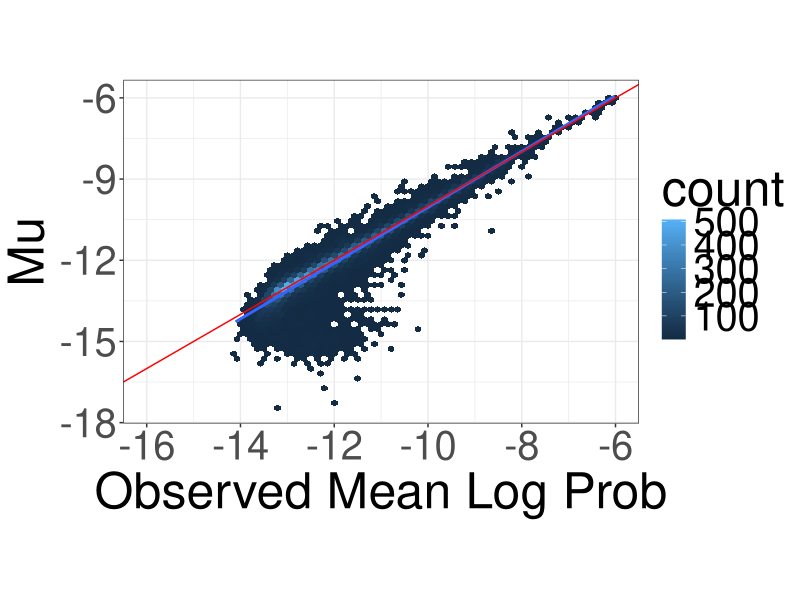

This figure's R source: (Note: this script raises an error after producing the figure.)
library(tidyverse)
setwd(dirname(rstudioapi::getActiveDocumentContext()$path))
stan = read.csv(file='model-out20k.csv')
glimpse(stan)

#to calculate correlations 
cor.test(stan$mu, stan$A, method="kendall") 
#B values greater than 1
sum(stan$B<1)/length(stan$B)


#Scatterplots of mu vs each variable
ggplot(stan, aes(x = mean.daily.p, y = mu)) +
  geom_hex(bins = 70)+
  #scale_fill_gradient(trans = "log", labels = function(x) round(x,1))+ 
  theme_bw() + 
  theme(text = element_text(size=36), aspect.ratio=2/3)+ 
  #ylim(-17,-5)+
  xlim(-16,-6)+
  xlab("Observed Mean Log Prob")+
  ylab('Mu')+ 
  geom_smooth(method = 'lm')+
  geom_abline(intercept = 0, color = 'red')

summary(lm(data = stan, mean.daily.p ~ mu))

ggplot(stan, aes(x = mu, y = drift)) +
  geom_hex(bins = 80)+
  theme_bw() + 
  theme(text = element_text(size=36), aspect.ratio=2/3)+
  ylim(0,1.5)+
  ylab("Drift")+
  xlab('Mu')

ggplot(stan, aes(x = mu, y = A)) +
  #geom_point(alpha = .02, size =3) +
  geom_hex(bins = 70)+
  theme_bw() + 
  theme(text = element_text(size=36), aspect.ratio=2/3)+
  geom_hline(yintercept=0, linetype="dashed", 
             color = "red", size=2)+
  ylim(-2,2)+
  xlab('Mu')

ggplot(stan, aes(x = mu, y = B)) +
  #geom_point(alpha = .02, size =3) +
  geom_hex(bins = 70)+
  theme_bw() + 
  theme(text = element_text(size=36), aspect.ratio=2/3)+
  geom_hline(yintercept=0, linetype="dashed", 
             color = "red", size=2)+
  ylim(-1,1.1)+
  xlab('Mu')


ggplot(stan, aes(x = mu, y = C)) +
  geom_hex(bins = 70)+
  theme_bw() + 
  theme(text = element_text(size=36), aspect.ratio=2/3)+
  geom_hline(yintercept=0, linetype="dashed", 
             color = "red", size=2)+
  ylim(-1,1)+
  xlab('Mu')

ggplot(stan, aes(x = mu, y = theta)) +
  geom_hex(bins = 80)+
  theme_bw() + 
  theme(text = element_text(size=36), aspect.ratio=2/3)+
  #geom_smooth(method = "loess", color = 'blue') + 
  ylim(0,1)+
  ylab("Theta")+
  xlab('Mu')

ggplot(stan, aes(x=mu)) + geom_histogram(bins = 100) +
  theme_bw() +
  theme(text = element_text(size=40), aspect.ratio=2/3)+
  ylab("Count")+
  xlab('Mu')


Fn <- ecdf(stan$mu)
curve(Fn, from = -20, to = -5, ylab = 'CDF', xlab = 'Mu')
